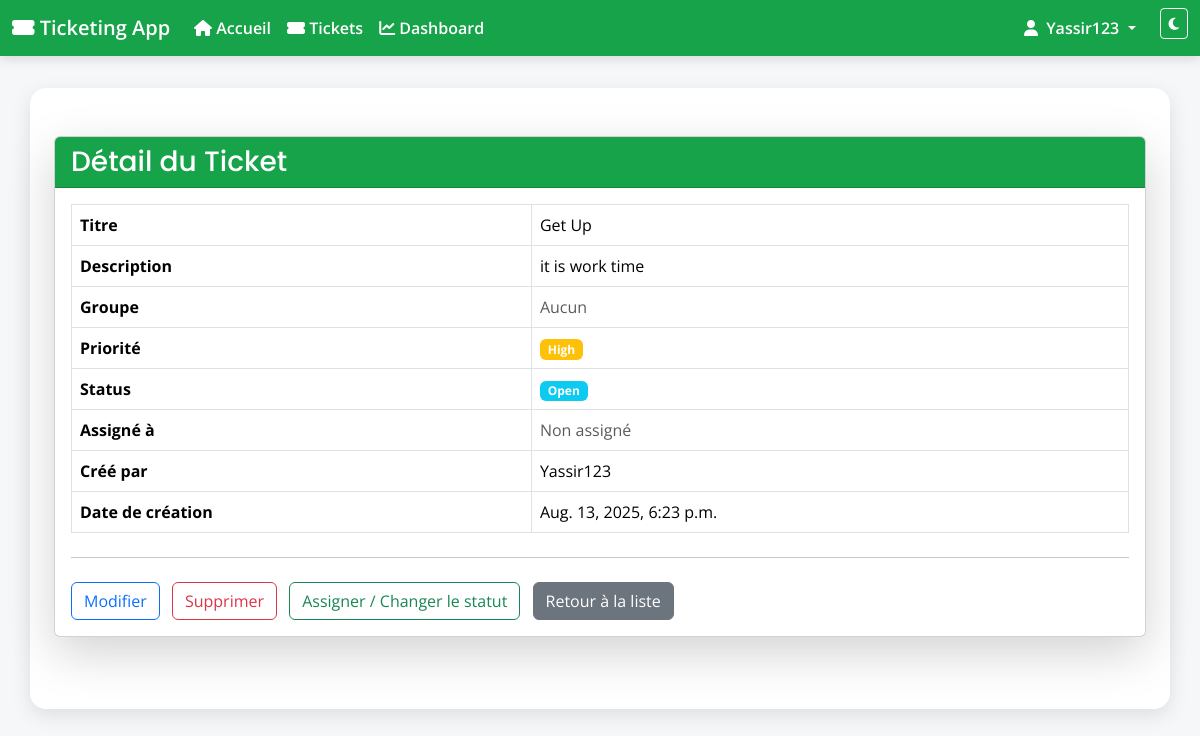
The page /tickets/1/ (signed in) on the database as committed earlier.
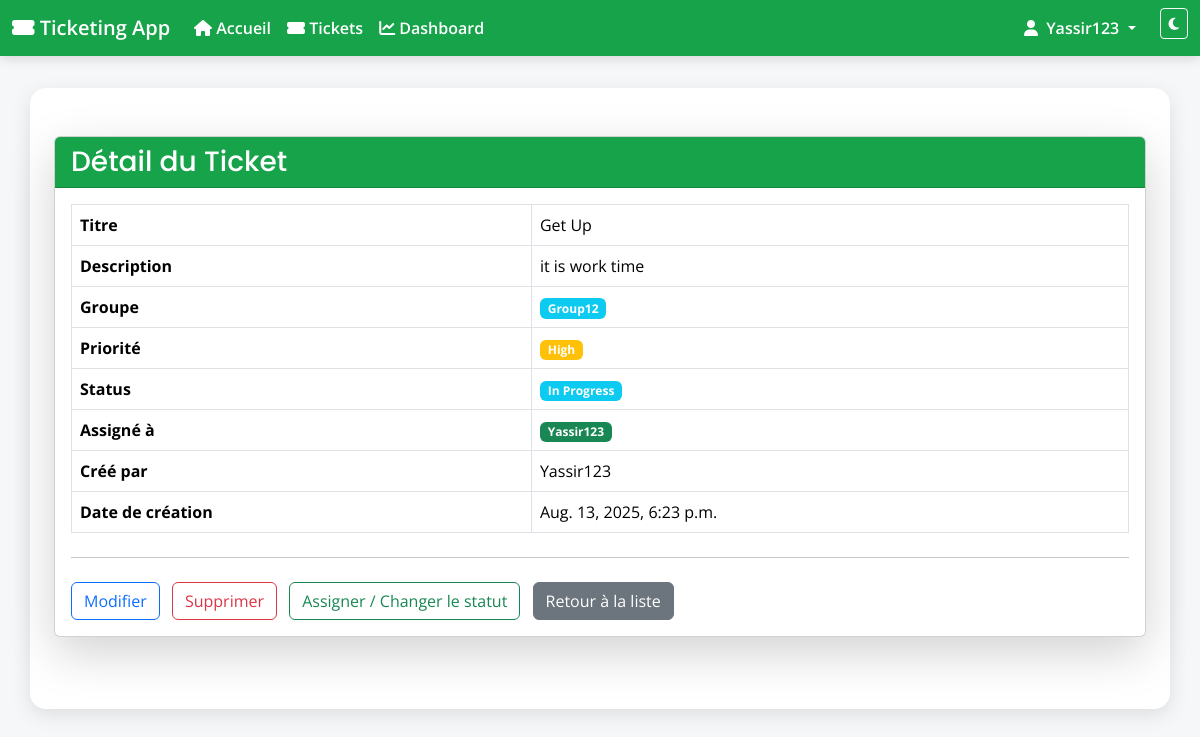
The same page on the database as committed later.
### tickets/models.py (models this page shows, shortened)
class Ticket(models.Model):
    TICKET_TYPE_CHOICES = [
        ('demande', 'Demande'),
        ('incident', 'Incident'),
    ]
    STATUS_CHOICES = [
        ('open', 'Open'),
        ('in_progress', 'In Progress'),
        ('closed', 'Closed'),
    ]
    PRIORITY_CHOICES = [
        ('low', 'Low'),
        ('medium', 'Medium'),
        ('high', 'High'),
    ]
    title = models.CharField(max_length=200)   # Title of the ticket
    description = models.TextField()           # Detailed description
    type = models.CharField(
        max_length=20,
        choices=TICKET_TYPE_CHOICES,
        default='demande'
    )
    status = models.CharField(
        max_length=20,
        choices=STATUS_CHOICES,
        default='open'                         # Default status is 'open'
    )
    priority = models.CharField(
        max_length=10,
        choices=PRIORITY_CHOICES,
        default='medium'                       # Default priority is 'medium'
    )
    created_by = models.ForeignKey(
        User, related_name='tickets_created', on_delete=models.CASCADE
    )                                          # User who created the ticket
    assigned_to = models.ForeignKey(
        User, related_name='tickets_assigned', on_delete=models.SET_NULL,
        null=True, blank=True,
        help_text="The staff member assigned to this ticket"
    )                                          # Staff member assigned to the ticket
    group = models.ForeignKey(
        Group, related_name='tickets', on_delete=models.CASCADE, null=True, blank=True,
        help_text="Le groupe ou projet auquel ce ticket appartient"
    )                                          # Group or project the ticket belongs to
    created_at = models.DateTimeField(auto_now_add=True)   # Creation timestamp
    updated_at = models.DateTimeField(auto_now=True)       # Last update timestamp
    closed_at = models.DateTimeField(null=True, blank=True) # When ticket was closed

class Group(models.Model):
    name = models.CharField(max_length=100, unique=True)
    description = models.TextField(blank=True)
    members = models.ManyToManyField(User, related_name='custom_groups')

### tickets/views.py (the view)
# urls.py: path('<int:pk>/', views.ticket_detail, name='ticket_detail'),  # Detail view
@login_required
def ticket_detail(request, pk):
    ticket = get_object_or_404(Ticket, pk=pk)
    return render(request, 'tickets/ticket_detail.html', {'ticket': ticket})

### tickets/templates/tickets/ticket_detail.html (shortened to what this page needs)
{% extends 'appli_ticketing/base.html' %}
{% block content %}
<div class="card shadow-lg mb-4">
  <div class="card-header bg-primary text-white">
    <h3 class="mb-0">Détail du Ticket</h3>
  </div>
  <div class="card-body">
    <table class="table table-bordered mb-4">
      <tbody>
        <tr><th>Titre</th><td>{{ ticket.title }}</td></tr>
        <tr><th>Description</th><td>{{ ticket.description }}</td></tr>
        <tr><th>Groupe</th><td>{% if ticket.group %}<span class="badge bg-info">{{ ticket.group.name }}</span> {% else %}<span class="text-muted">Aucun</span>{% endif %}</td></tr>
        <tr><th>Priorité</th><td><span class="badge bg-warning">{{ ticket.get_priority_display }}</span></td></tr>
        <tr><th>Status</th><td><span class="badge bg-info">{{ ticket.get_status_display }}</span></td></tr>
        <tr><th>Assigné à</th><td>{% if ticket.assigned_to %}<span class="badge bg-success">{{ ticket.assigned_to.username }}</span>{% else %}<span class="text-muted">Non assigné</span>{% endif %}</td></tr>
        <tr><th>Créé par</th><td>{{ ticket.created_by.username }}</td></tr>
        <tr><th>Date de création</th><td>{{ ticket.created_at }}</td></tr>
      </tbody>
    </table>
    <hr>
    <div class="mt-4">
      {% if user == ticket.created_by or user.is_superuser %}
        <a href="{% url 'tickets:ticket_edit' ticket.pk %}" class="btn btn-outline-primary me-2">Modifier</a>
        <a href="{% url 'tickets:ticket_delete' ticket.pk %}" class="btn btn-outline-danger me-2">Supprimer</a>
      {% endif %}
      {% if user.is_staff or user.is_superuser %}
        <a href="{% url 'tickets:ticket_assign' ticket.pk %}" class="btn btn-outline-success me-2">Assigner / Changer le statut</a>
      {% endif %}
      <a href="{% url 'tickets:ticket_list' %}" class="btn btn-secondary">Retour à la liste</a>
    </div>
  </div>
</div>
{% endblock %}

Rows that differ between the two databases and show on the page:
changed Ticket "Get Up": group_id empty → 2 (drawn); group.name (not shown) → "Group12"; status "Open" → "In Progress"; assigned_to_id empty → 1 (drawn); assigned_to.username (not shown) → "Yassir123"
Other text that changed with them:
text no longer shown: "Aucun Non assigné"
